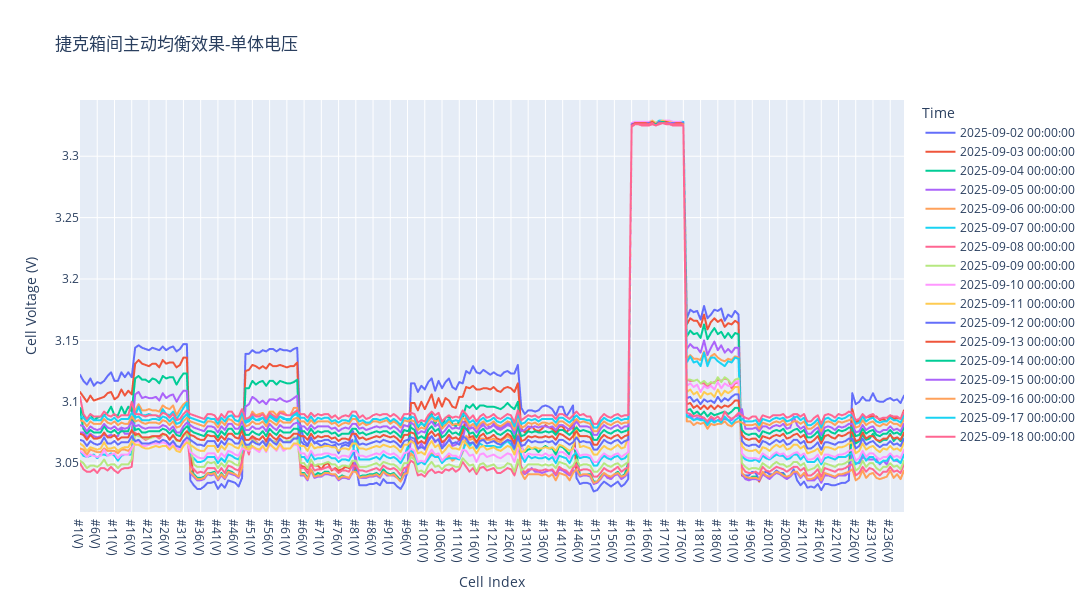

The code cell stored with this chart in its notebook:
### Code cell
fig = px.line(df_first_data, title="捷克箱间主动均衡效果-单体电压", width=1200, height=600)
for i in len(fig.data):
    if i != 0 or i != len(fig.data)-1:
        fig.data[i].update(visible='legendonly')  # 默认隐藏中间的线
fig.update_layout(xaxis_title="Cell Index", yaxis_title="Cell Voltage (V)")
fig.show()

### Figure 1 — Plotly figure (JSON) as saved in the notebook; plotly's stock layout.template omitted (floating-point values rounded to 4 significant figures; data arrays with more than 128 entries replaced by an {"elided": "..."} marker saying what was removed)
{"data": [{"hovertemplate": "Time=2025-09-02 00:00:00<br>index=%{x}<br>value=%{y}<extra></extra>", "legendgroup": "2025-09-02 00:00:00", "line": {"color": "#636efa", "dash": "solid"}, "marker": {"symbol": "circle"}, "mode": "lines", "name": "2025-09-02 00:00:00", "showlegend": true, "type": "scattergl", "x": {"elided": "240 str values"}, "xaxis": "x", "y": {"elided": "240 float values"}, "yaxis": "y"}, {"hovertemplate": "Time=2025-09-03 00:00:00<br>index=%{x}<br>value=%{y}<extra></extra>", "legendgroup": "2025-09-03 00:00:00", "line": {"color": "#EF553B", "dash": "solid"}, "marker": {"symbol": "circle"}, "mode": "lines", "name": "2025-09-03 00:00:00", "showlegend": true, "type": "scattergl", "x": {"elided": "240 str values"}, "xaxis": "x", "y": {"elided": "240 float values"}, "yaxis": "y"}, {"hovertemplate": "Time=2025-09-04 00:00:00<br>index=%{x}<br>value=%{y}<extra></extra>", "legendgroup": "2025-09-04 00:00:00", "line": {"color": "#00cc96", "dash": "solid"}, "marker": {"symbol": "circle"}, "mode": "lines", "name": "2025-09-04 00:00:00", "showlegend": true, "type": "scattergl", "x": {"elided": "240 str values"}, "xaxis": "x", "y": {"elided": "240 float values"}, "yaxis": "y"}, {"hovertemplate": "Time=2025-09-05 00:00:00<br>index=%{x}<br>value=%{y}<extra></extra>", "legendgroup": "2025-09-05 00:00:00", "line": {"color": "#ab63fa", "dash": "solid"}, "marker": {"symbol": "circle"}, "mode": "lines", "name": "2025-09-05 00:00:00", "showlegend": true, "type": "scattergl", "x": {"elided": "240 str values"}, "xaxis": "x", "y": {"elided": "240 float values"}, "yaxis": "y"}, {"hovertemplate": "Time=2025-09-06 00:00:00<br>index=%{x}<br>value=%{y}<extra></extra>", "legendgroup": "2025-09-06 00:00:00", "line": {"color": "#FFA15A", "dash": "solid"}, "marker": {"symbol": "circle"}, "mode": "lines", "name": "2025-09-06 00:00:00", "showlegend": true, "type": "scattergl", "x": {"elided": "240 str values"}, "xaxis": "x", "y": {"elided": "240 float values"}, "yaxis": "y"}, {"hovertemplate": "Time=2025-09-07 00:00:00<br>index=%{x}<br>value=%{y}<extra></extra>", "legendgroup": "2025-09-07 00:00:00", "line": {"color": "#19d3f3", "dash": "solid"}, "marker": {"symbol": "circle"}, "mode": "lines", "name": "2025-09-07 00:00:00", "showlegend": true, "type": "scattergl", "x": {"elided": "240 str values"}, "xaxis": "x", "y": {"elided": "240 float values"}, "yaxis": "y"}, {"hovertemplate": "Time=2025-09-08 00:00:00<br>index=%{x}<br>value=%{y}<extra></extra>", "legendgroup": "2025-09-08 00:00:00", "line": {"color": "#FF6692", "dash": "solid"}, "marker": {"symbol": "circle"}, "mode": "lines", "name": "2025-09-08 00:00:00", "showlegend": true, "type": "scattergl", "x": {"elided": "240 str values"}, "xaxis": "x", "y": {"elided": "240 float values"}, "yaxis": "y"}, {"hovertemplate": "Time=2025-09-09 00:00:00<br>index=%{x}<br>value=%{y}<extra></extra>", "legendgroup": "2025-09-09 00:00:00", "line": {"color": "#B6E880", "dash": "solid"}, "marker": {"symbol": "circle"}, "mode": "lines", "name": "2025-09-09 00:00:00", "showlegend": true, "type": "scattergl", "x": {"elided": "240 str values"}, "xaxis": "x", "y": {"elided": "240 float values"}, "yaxis": "y"}, {"hovertemplate": "Time=2025-09-10 00:00:00<br>index=%{x}<br>value=%{y}<extra></extra>", "legendgroup": "2025-09-10 00:00:00", "line": {"color": "#FF97FF", "dash": "solid"}, "marker": {"symbol": "circle"}, "mode": "lines", "name": "2025-09-10 00:00:00", "showlegend": true, "type": "scattergl", "x": {"elided": "240 str values"}, "xaxis": "x", "y": {"elided": "240 float values"}, "yaxis": "y"}, {"hovertemplate": "Time=2025-09-11 00:00:00<br>index=%{x}<br>value=%{y}<extra></extra>", "legendgroup": "2025-09-11 00:00:00", "line": {"color": "#FECB52", "dash": "solid"}, "marker": {"symbol": "circle"}, "mode": "lines", "name": "2025-09-11 00:00:00", "showlegend": true, "type": "scattergl", "x": {"elided": "240 str values"}, "xaxis": "x", "y": {"elided": "240 float values"}, "yaxis": "y"}, {"hovertemplate": "Time=2025-09-12 00:00:00<br>index=%{x}<br>value=%{y}<extra></extra>", "legendgroup": "2025-09-12 00:00:00", "line": {"color": "#636efa", "dash": "solid"}, "marker": {"symbol": "circle"}, "mode": "lines", "name": "2025-09-12 00:00:00", "showlegend": true, "type": "scattergl", "x": {"elided": "240 str values"}, "xaxis": "x", "y": {"elided": "240 float values"}, "yaxis": "y"}, {"hovertemplate": "Time=2025-09-13 00:00:00<br>index=%{x}<br>value=%{y}<extra></extra>", "legendgroup": "2025-09-13 00:00:00", "line": {"color": "#EF553B", "dash": "solid"}, "marker": {"symbol": "circle"}, "mode": "lines", "name": "2025-09-13 00:00:00", "showlegend": true, "type": "scattergl", "x": {"elided": "240 str values"}, "xaxis": "x", "y": {"elided": "240 float values"}, "yaxis": "y"}, {"hovertemplate": "Time=2025-09-14 00:00:00<br>index=%{x}<br>value=%{y}<extra></extra>", "legendgroup": "2025-09-14 00:00:00", "line": {"color": "#00cc96", "dash": "solid"}, "marker": {"symbol": "circle"}, "mode": "lines", "name": "2025-09-14 00:00:00", "showlegend": true, "type": "scattergl", "x": {"elided": "240 str values"}, "xaxis": "x", "y": {"elided": "240 float values"}, "yaxis": "y"}, {"hovertemplate": "Time=2025-09-15 00:00:00<br>index=%{x}<br>value=%{y}<extra></extra>", "legendgroup": "2025-09-15 00:00:00", "line": {"color": "#ab63fa", "dash": "solid"}, "marker": {"symbol": "circle"}, "mode": "lines", "name": "2025-09-15 00:00:00", "showlegend": true, "type": "scattergl", "x": {"elided": "240 str values"}, "xaxis": "x", "y": {"elided": "240 float values"}, "yaxis": "y"}, {"hovertemplate": "Time=2025-09-16 00:00:00<br>index=%{x}<br>value=%{y}<extra></extra>", "legendgroup": "2025-09-16 00:00:00", "line": {"color": "#FFA15A", "dash": "solid"}, "marker": {"symbol": "circle"}, "mode": "lines", "name": "2025-09-16 00:00:00", "showlegend": true, "type": "scattergl", "x": {"elided": "240 str values"}, "xaxis": "x", "y": {"elided": "240 float values"}, "yaxis": "y"}, {"hovertemplate": "Time=2025-09-17 00:00:00<br>index=%{x}<br>value=%{y}<extra></extra>", "legendgroup": "2025-09-17 00:00:00", "line": {"color": "#19d3f3", "dash": "solid"}, "marker": {"symbol": "circle"}, "mode": "lines", "name": "2025-09-17 00:00:00", "showlegend": true, "type": "scattergl", "x": {"elided": "240 str values"}, "xaxis": "x", "y": {"elided": "240 float values"}, "yaxis": "y"}, {"hovertemplate": "Time=2025-09-18 00:00:00<br>index=%{x}<br>value=%{y}<extra></extra>", "legendgroup": "2025-09-18 00:00:00", "line": {"color": "#FF6692", "dash": "solid"}, "marker": {"symbol": "circle"}, "mode": "lines", "name": "2025-09-18 00:00:00", "showlegend": true, "type": "scattergl", "x": {"elided": "240 str values"}, "xaxis": "x", "y": {"elided": "240 float values"}, "yaxis": "y"}], "layout": {"height": 600, "legend": {"title": {"text": "Time"}, "tracegroupgap": 0}, "title": {"text": "捷克箱间主动均衡效果-单体电压"}, "width": 1200, "xaxis": {"anchor": "y", "domain": [0, 1], "title": {"text": "Cell Index"}}, "yaxis": {"anchor": "x", "domain": [0, 1], "title": {"text": "Cell Voltage (V)"}}}}
